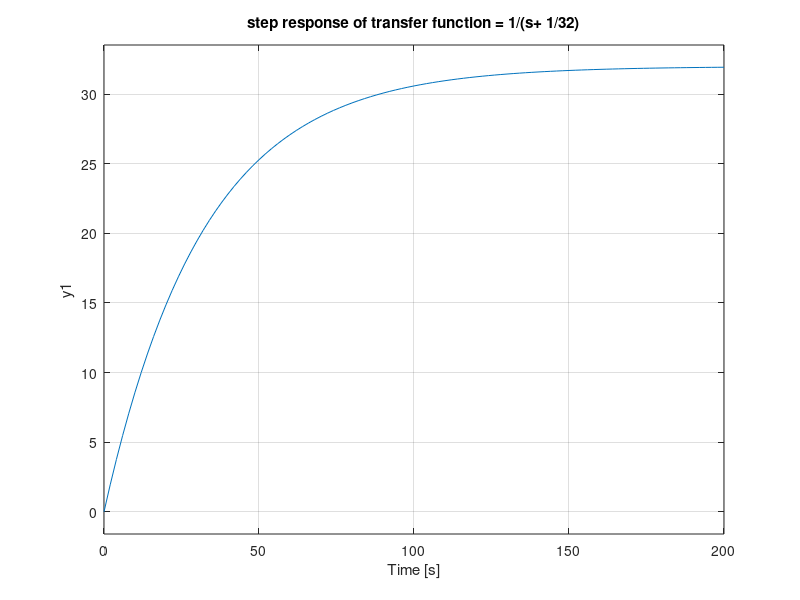
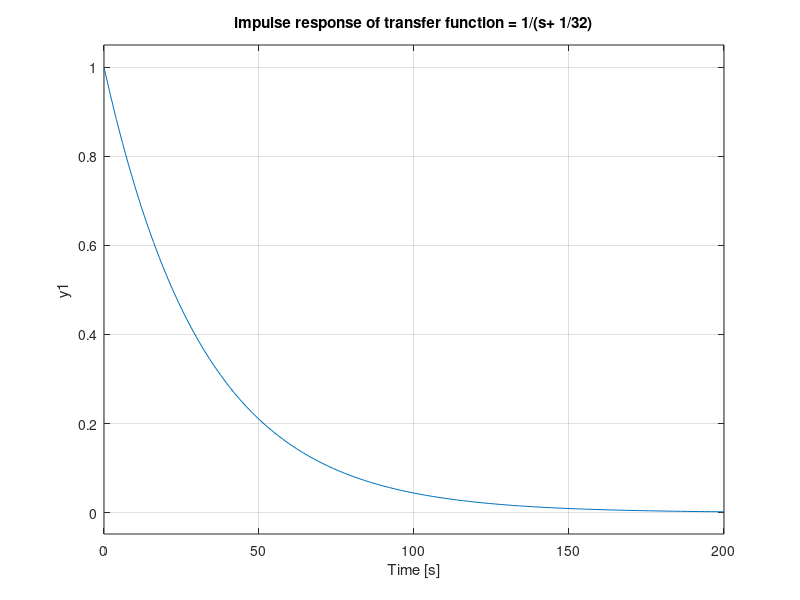
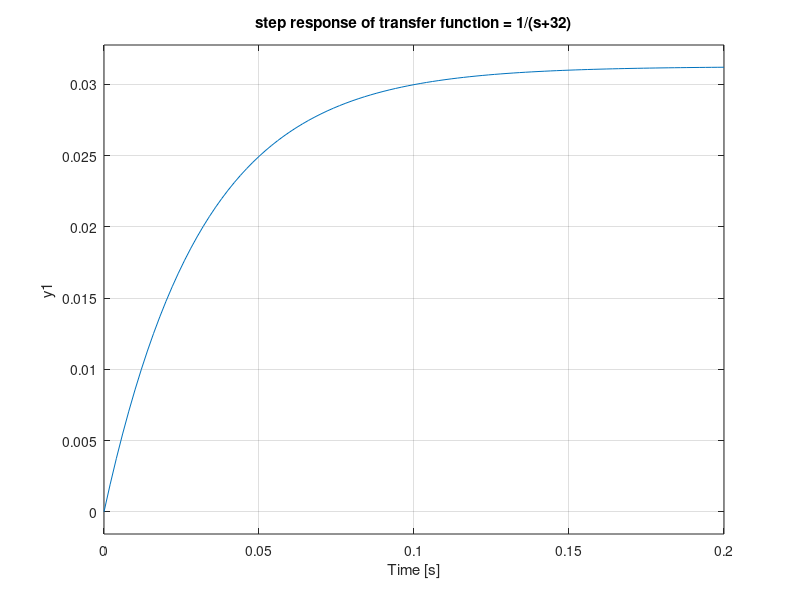
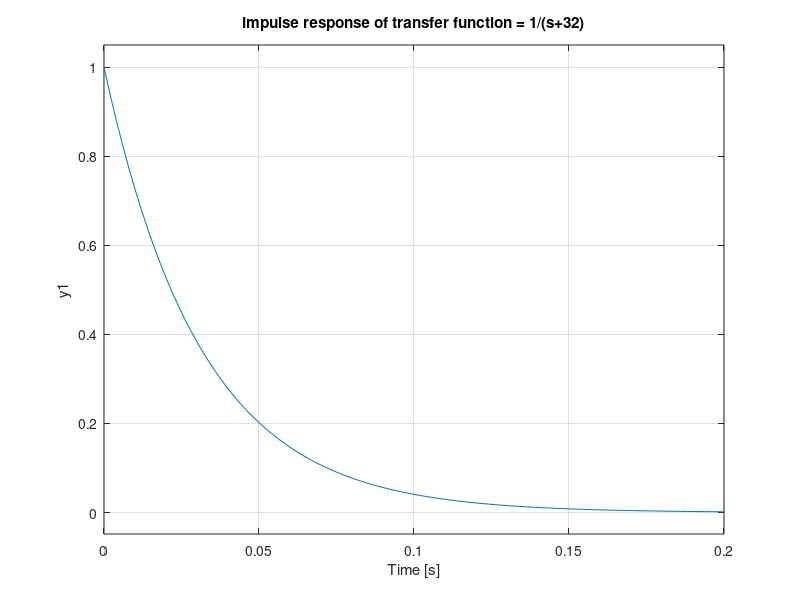

Write MATLAB code to recreate these figures, in order.
sys1=tf([1],[1 1/32])
figure(1)
step(sys1)
title('step response of transfer function = 1/(s+ 1/32)')
figure(2)
impulse(sys1)
title('impulse response of transfer function = 1/(s+ 1/32)')

sys2=tf([1],[1 32])
figure(3)
step(sys2)
title('step response of transfer function = 1/(s+32)')
figure(4)
impulse(sys2)
title('impulse response of transfer function = 1/(s+32)')


sys3=tf([1],[1 160])
figure(5)
step(sys3)
title('step response of transfer function = 1/(s+160)')
figure(6)
impulse(sys3)
title('impulse response of transfer function = 1/(s+160)')
